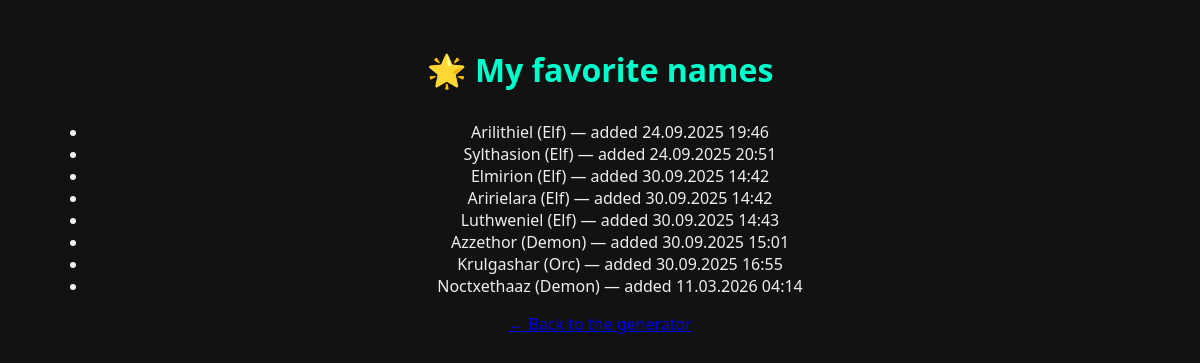
/my-names/ (signed in), run on the app's committed database.
### generator/models.py (models this page shows, shortened)
class FavoriteName(models.Model):
    user = models.ForeignKey(User, on_delete=models.CASCADE, related_name='favorites')
    name = models.CharField(max_length=100)
    race = models.CharField(max_length=50, blank=True)
    added_at = models.DateTimeField(default=timezone.now)
    class Meta:
        unique_together = ('user', 'name')
        verbose_name = "Favorite Name"
        verbose_name_plural = "Favorite Names"

### generator/views.py (the view)
# urls.py: path('my-names/', views.my_favorites, name='my_favorites'),
@login_required
def my_favorites(request):
    favorites = FavoriteName.objects.filter(user=request.user)
    return render(request, 'generator/my_favorites.html', {'favorites': favorites})

### generator/templates/generator/my_favorites.html (shortened to what this page needs)
<h2>🌟 My favorite names</h2>
<ul>
    {% for fav in favorites %}
        <li>{{ fav.name }} ({{ fav.race }})  — added {{ fav.added_at|date:"d.m.Y H:i" }}</li>
    {% empty %}
        <li>Nothing yet. Add your first name!</li>
    {% endfor %}
</ul>
<a href="{% url 'home' %}">← Back to the generator</a>

### generator/templates/generator/my_favorites.html (style rules this page uses)
h2 { font-size: 32px; color: #00ffcc; margin-bottom: 30px; }

### data on the page
FavoriteName: name "Arilithiel", race "Elf", added_at "24.09.2025 19:46"
FavoriteName: name "Sylthasion", race "Elf", added_at "24.09.2025 20:51"
FavoriteName: name "Elmirion", race "Elf", added_at "30.09.2025 14:42"
FavoriteName: name "Aririelara", race "Elf", added_at "30.09.2025 14:42"
FavoriteName: name "Luthweniel", race "Elf", added_at "30.09.2025 14:43"
FavoriteName: name "Azzethor", race "Demon", added_at "30.09.2025 15:01"
FavoriteName: name "Krulgashar", race "Orc", added_at "30.09.2025 16:55"
FavoriteName: name "Noctxethaaz", race "Demon", added_at "11.03.2026 04:14"
